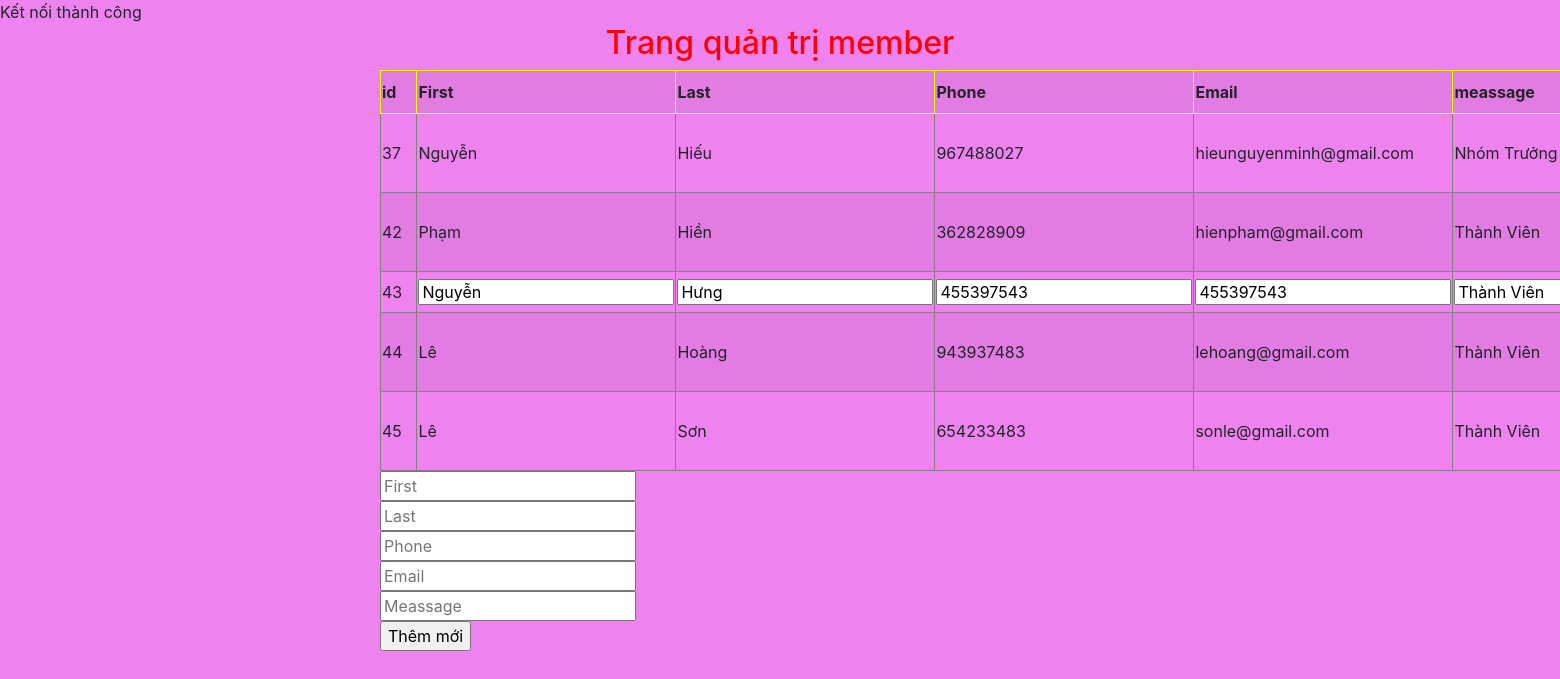
/php/user.php?task=update&id=43, run on the app's committed database.
### tables this page shows
CREATE TABLE `user` (
  `id` int(11) NOT NULL,
  `first` varchar(50) NOT NULL,
  `last` varchar(50) NOT NULL,
  `phone` int(10) NOT NULL,
  `email` varchar(250) NOT NULL,
  `meassage` text NOT NULL
);

### php/user.php (the view, shortened to what this page needs)
<?php
include("connect.php");
?>
<html>
<head>
    <link rel="stylesheet" href="https://cdn.jsdelivr.net/npm/bootstrap@4.5.3/dist/css/bootstrap.min.css">
</head>
<body style="background-color: violet;">
    <div class="admin">
        <h2 style="text-align:center;">Trang quản trị member</h2>
        <table class="table-striped" border = "1">
            <tr>
                <th>id</th>
                <th>First</th>
                <th>Last</th>
                <th>Phone</th>
                <th>Email</th>
                <th>meassage</th>
            </tr>
            <?php
            $sql_select = "select * from user";
            $result = mysqli_query($link, $sql_select);
            if (mysqli_num_rows($result) > 0) {
                while ($row = mysqli_fetch_assoc($result)) {
                    if (isset($_GET["task"]) && $_GET["task"] == "update") {
                        if (isset($_GET["id"]) && $_GET["id"] == $row["id"]) {
                            echo "<form action='user.php' method='post'><tr>";
                            echo "<td>" .$row["id"]. "</td>";
                            echo "<td><input type='text' name='first' value = '" . $row["first"] . "'></td>";
                            echo "<td><input type='text' name='last' value = '" . $row["last"] . "'></td>";
                            echo "<td><input type='text' name='phone' value = '" . $row["phone"] . "'></td>";
                            echo "<td><input type='text' name='email' value = '" . $row["phone"] . "'></td>";
                            echo "<td><input type='text' name='meassage' value = '" . $row["meassage"] . "'></td>";
                            echo "</tr></form>";
                        } else {
                            echo "<tr>";
                            echo "<td>" . $row["id"] . "</td>";
                            echo "<td>" . $row["first"] . "</td>";
                            echo "<td>" . $row["last"] . "</td>";
                            echo "<td>" . $row["phone"] . "</td>";
                            echo "<td>" . $row["email"] . "</td>";
                            echo "<td>" . $row["meassage"] . "</td>";
                            echo "</tr>";
                        }
                    }
                }
            } else {
                echo "Bảng không chứa dữ liệu";
            }
            ?>
        </table>
        <form action="user.php" method="POST" >
            <input type = "text" placeholder = "First" name = "first"></br>
            <input type = "text" placeholder = "Last" name = "last"></br>
            <input type = "text" placeholder = "Phone" name = "phone"></br>
            <input type = "text" placeholder = "Email" name = "email"></br>
            <input type = "text" placeholder = "Meassage" name = "meassage"></br>
            <input type="submit" name="sub" value="Thêm mới">
        </form>
    </div>
</body>
</html>

### php/user.php (style rules this page uses)
.admin { margin : 0 auto ; width : 800px ; }
h2 { color : red ; }
tr th { border : 1px solid yellow ; padding-right : 20px ; }

### data on the page
user: id "37", first "Nguyễn", last "Hiếu", phone "967488027", email "hieunguyenminh@gmail.com", meassage "Nhóm Trưởng"
user: id "42", first "Phạm", last "Hiền", phone "362828909", email "hienpham@gmail.com", meassage "Thành Viên"
user: id "43", first "Nguyễn", last "Hưng", phone "455397543", email "455397543", meassage "Thành Viên"
user: id "44", first "Lê", last "Hoàng", phone "943937483", email "lehoang@gmail.com", meassage "Thành Viên"
user: id "45", first "Lê", last "Sơn", phone "654233483", email "sonle@gmail.com", meassage "Thành Viên"
